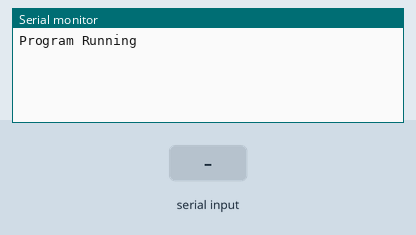
The sketch below on a simulated Arduino Uno, built with avr-gcc and run on an emulated ATmega328P. Shown: the last lines printed to the serial monitor. The inputs (shaded band) are chosen by the test bench.

Above: at 1.2 s.
1.3 s: "1" received over Serial
At 2.5 s:
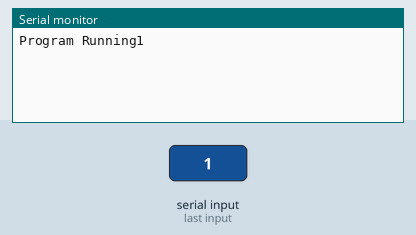
2.8 s: "0" received over Serial
At 4.0 s:
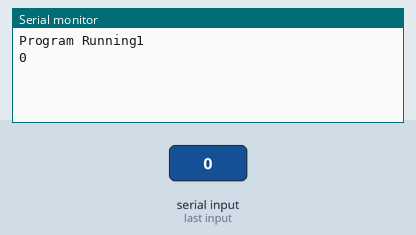
4.3 s: "2" received over Serial
At 5.1 s:
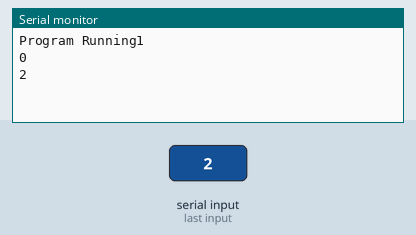

Measured:
- after the input at 1.3 s, the serial monitor: prints a new line at once (image 1)
- after the input at 2.8 s, the serial monitor: prints a new line at once (image 2)
- after the input at 4.3 s, the serial monitor: prints a new line at once (image 3)

The sketch:

RFID_Tagreader.ino
```cpp
int count = 0;
char card_no[12];
void setup()
{
   Serial.begin(9600);
   Serial.print("Program Running");
}

void loop()
{
   if(Serial.available())
   {
      count = 0;
      while(Serial.available() && count < 12)
      {
         card_no[count] = Serial.read();
         count++;
         delay(5);
      }
      Serial.println(card_no);
   }
}
```
